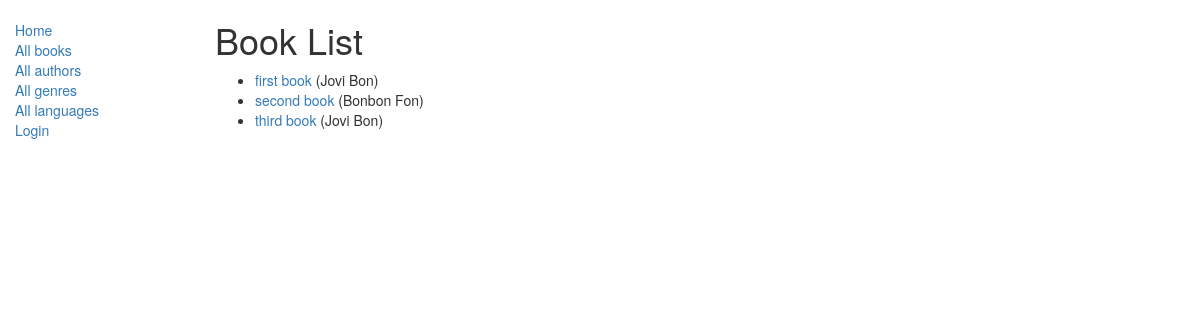
Before: /catalog/books/ with the older database file.
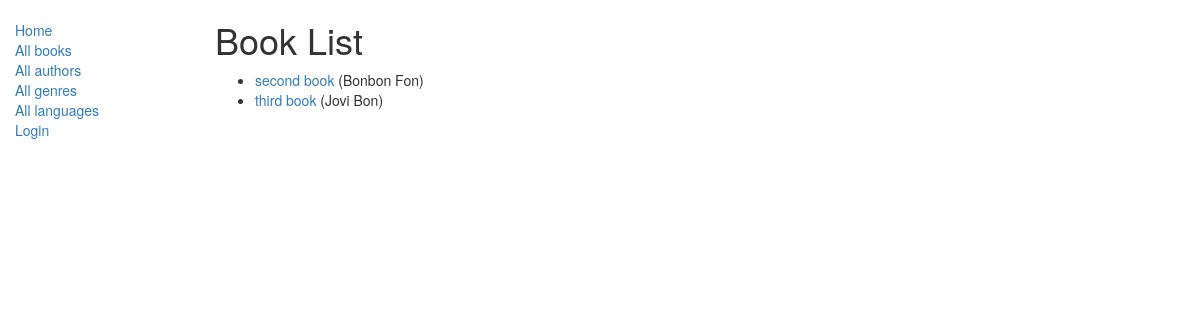
After: the same page with the newer database file.
### catalog/models.py (models this page shows, shortened)
class Book(models.Model):
    title = models.CharField(max_length=100)
    author = models.ForeignKey('Author', on_delete=models.SET_NULL, null=True)
    summary = models.TextField(max_length=1000, help_text='Enter a brief description of the book')
    isbn = models.CharField('ISBN', max_length=13, help_text='13 Character <a href="https://www.isbn-international.org/content/what-isbn">ISBN number</a>')
    genre = models.ManyToManyField(Genre, help_text='Select a genre for this book')
    language = models.ForeignKey(Language, on_delete=models.SET_NULL, null=True)
    def display_genre(self):
        return ', '.join([genre.name for genre in self.genre.all()[:3]]) #берём первые три жанра из всех, разделяем их запятой и показываем пользователю
    display_genre.short_description = 'Genre'
    def get_absolute_url(self):
        return reverse('book_detail', args=[str(self.id)])

class Author(models.Model):
    first_name = models.CharField(max_length=100)
    last_name = models.CharField(max_length=100)
    date_of_birth = models.DateField(null=True, blank=True)
    date_of_death = models.DateField('Died', null=True, blank=True)
    def __str__(self):
        return '%s %s' % (self.last_name, self.first_name)

### catalog/views.py (the view)
class BookListView(generic.ListView):
    model = Book
    pagination_by = 10
    def get_queryset(self):
        return Book.objects.all()[:5]
    template_name = 'books/book_list.html'

### catalog/templates/books/book_list.html
{% extends "base_generic.html" %}
{% block content %}
    <h1>Book List</h1>
    {% if book_list %}
    <ul>
      {% for book in book_list %}
      <li>
        <a href="{{ book.get_absolute_url }}">{{ book.title }}</a> ({{book.author}})
      </li>
      {% endfor %}
    </ul>
    {% else %}
      <p>There are no books in the library.</p>
    {% endif %}
{% endblock %}

Changed rows visible on the page:
removed Book: title "first book", author "Jovi Bon"
